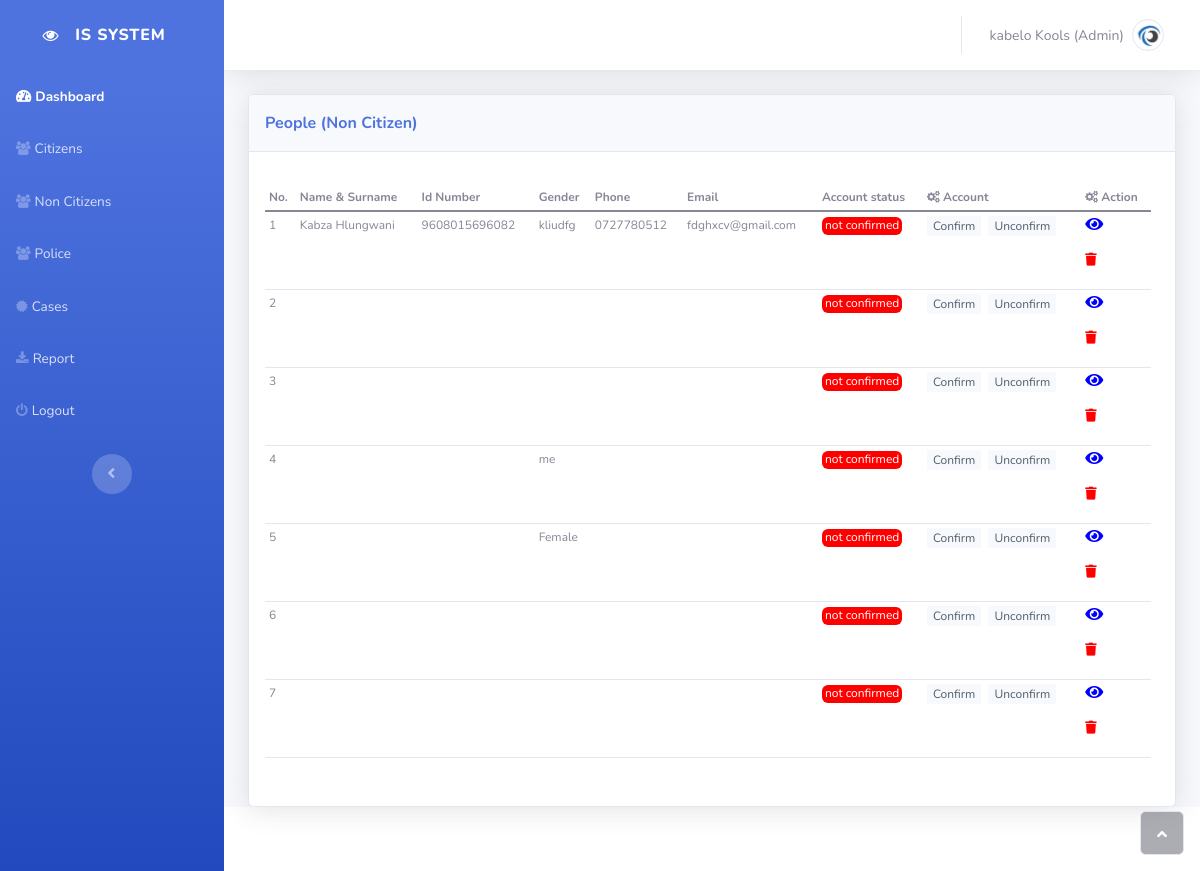
The app's page /user/admin/non_citi.php (signed in) with its own data.
### tables this page shows
CREATE TABLE `person` (
  `person_id` int(11) NOT NULL,
  `firstname` varchar(255) NOT NULL,
  `lastname` varchar(255) NOT NULL,
  `gender` varchar(255) NOT NULL,
  `dateOfbirth` date DEFAULT NULL,
  `id_number` varchar(255) NOT NULL,
  `phone` varchar(255) NOT NULL,
  `house_no` varchar(255) NOT NULL,
  `street_name` varchar(255) NOT NULL,
  `suburb` varchar(255) NOT NULL,
  `city` varchar(255) NOT NULL,
  `province` varchar(255) NOT NULL,
  `zip_code` varchar(255) NOT NULL,
  `country` varchar(255) NOT NULL,
  `keen_firstname` varchar(255) NOT NULL,
  `keen_lastname` varchar(255) NOT NULL,
  `keen_email` varchar(255) NOT NULL,
  `keen_phone` varchar(255) NOT NULL,
  `email` varchar(255) NOT NULL,
  `employee_type` varchar(255) NOT NULL,
  `password` varchar(255) NOT NULL,
  `confirmed_acc` varchar(1) NOT NULL DEFAULT '0',
  `admin_id` int(11) NOT NULL
);

### user/admin/inc/session.php (called while the page is built, shortened)
<?php
$email = $_SESSION['email'];
?>

### user/admin/non_citi.php (the view, shortened to what this page needs)
<?php include 'inc/session.php';?>
<!DOCTYPE html>
<html style="font-family: Nunito, sans-serif;">
<?php include'inc/connect.php'; ?>
<head>
    <link rel="stylesheet" href="../assets/bootstrap/css/bootstrap.min.css">
    <link rel="stylesheet" href="../assets/fonts/fontawesome-all.min.css">
    <link rel="stylesheet" href="../assets/fonts/font-awesome.min.css">
    <link rel="stylesheet" href="../assets/fonts/fontawesome5-overrides.min.css">
    <link rel="stylesheet" href="https://cdn.datatables.net/buttons/1.6.5/css/buttons.dataTables.min.css">
    <link rel="stylesheet" href="https://cdnjs.cloudflare.com/ajax/libs/datatables/1.10.21/css/dataTables.bootstrap4.min.css">
</head>
<body id="page-top" >
    <div id="wrapper">
        <nav class="navbar navbar-dark align-items-start sidebar sidebar-dark accordion bg-gradient-primary p-0">
            <div class="container-fluid d-flex flex-column p-0"><a class="navbar-brand d-flex justify-content-center align-items-center sidebar-brand m-0" href="#"><i class="fa fa-eye"></i>
                    <div class="sidebar-brand-text mx-3"><span>is system</span></div>
                </a>
                <?php include'inc/toggle.php';?>
                <div class="text-center d-none d-md-inline"><button class="btn rounded-circle border-0" id="sidebarToggle" type="button"></button></div>
            </div>
        </nav>
        <div class="d-flex flex-column" id="content-wrapper">
            <div id="content">
                <nav class="navbar navbar-light navbar-expand bg-white shadow mb-4 topbar static-top">
                    <div class="container-fluid"><button class="btn btn-link d-md-none rounded-circle me-3" id="sidebarToggleTop" type="button"><i class="fas fa-bars"></i></button>
                        <ul class="navbar-nav flex-nowrap ms-auto">
                            <li class="nav-item dropdown no-arrow">
                            <?php include'inc/nav.php';?>
                            </li>
                        </ul>
                    </div>
                </nav>
                <div class="container-fluid">
                    <div class="card shadow">
                        <div class="card-header py-3">
                            <p class="text-primary m-0 fw-bold">People&nbsp;(Non Citizen)</p>
                        </div>
                        <div class="card-body" style="font-size: 12px;">
                            <div class="table-responsive table mb-0 pt-3 pe-2">
                                <table class="table table-sm my-0 mydatatable">
                                        <thead>
                                            <tr>
                                            <th>No.</th>
                                                <th>Name & Surname</th>
                                                <th>Id Number</th>
                                                <th>Gender</th>
                                                <th>Phone</th>
                                                <th>Email</th>
                                                <th>Account status</th>
                                                <th><i class="fa fa-cogs"></i>&nbsp;Account </th>
												<th><i class="fa fa-cogs"></i>&nbsp;Action</th>
                                            </tr>
                                        </thead>
                                        <tbody>
                                        <?PHP
              $query="SELECT * from person where country !='South Africa'";
              $result=mysqli_query($conn,$query);
              $rows=mysqli_num_rows($result);
              if ($rows>0) {
                  $x=1;
                while ($rows=mysqli_fetch_array($result)) {
              ?>
              <?php
              if($rows['confirmed_acc'] == '1')
              {
                  $delivered='<span style="background: #17e305;color: rgb(255,255,255);border-radius: 6px;padding-right: 3px;padding-left: 3px;padding-bottom: 2px;padding-top: -1px;">Confirmed</span>';
              }else
              {
                $delivered='<span style="background: red;color: rgb(255,255,255);border-radius: 6px;padding-right: 3px;padding-left: 3px;padding-bottom: 2px;padding-top: -1px;">not confirmed</span>';
              }
              ?>
                                            <tr>
                                                <td><?php echo $x;?> </td>
                                                <td><?php echo $rows['firstname'].' '.$rows['lastname'];?></td>
                                                <td><?php echo $rows['id_number'];?></td>
                                                <td><?php echo $rows['gender'];?></td>
                                                <td><?php echo $rows['phone'];?></td>
                                                <td><?php echo $rows['email'];?></td>
                                                <td><?php echo $delivered;?></td>
                                                <td>
                                                <form method="post" action="confirm.php" style="display:inline-block;margin-right:4px;">
                                                    <button type="submit" style="border-radius: 0px;background: rgb(247,249,252);border-style: none;color: rgb(80,94,108);">Confirm</button>
                                                </form>
                                                <form method="post" action="notconfirm.php" style="display:inline-block;">
                                                    <button type="submit" style="border-radius: 0px;background: rgb(247,249,252);border-style: none;color: rgb(80,94,108);">Unconfirm</button>
                                                </form>
                                                </td>
												 <td>
                                                <p><a href="viewnoncity.php?value=<?php echo $rows['person_id']; ?>"><i class="fas fa-eye" style="font-size: 16px;color: blue;"></i></a>
                                                <form method="post" action="inc/del.php" style="display:inline-block;" onsubmit="return confirm('Do you really want to delete the record?');">
                                                    <button type="submit" style="background:none;border:none;padding:0;"><i class="fas fa-trash" style="font-size: 13px;color: red;"></i></button>
                                                </form>
                                            </p>
                                            </td>
                                            </tr>
                                            <?php
                                            $x++;
                }
                ?>
                                        </tbody>
                                        <?php
              }else{
                ?>
                <h3 style="text-align:center;color: rgb(75,2,59);font-size:14px">No record(s)</h3>
                <?php
              } ?>
                                    </table>
                            </div>
                        </div>
                        <div class="card-body"></div>
                    </div>
                </div>
            </div>
            <footer class="bg-white sticky-footer">
            </footer>
        </div><a class="border rounded d-inline scroll-to-top" href="#page-top"><i class="fas fa-angle-up"></i></a>
    </div>
</body>
</html>

### user/admin/inc/nav.php (shortened to what this page needs)
                    <div class="nav-item dropdown no-arrow"><a class="dropdown-toggle nav-link" aria-expanded="false" data-bs-toggle="dropdown" href="#"><span class="d-none d-lg-inline me-2 text-gray-600 small">
                    <?php
$result=mysqli_query($conn,"SELECT * from admin where email='$email'");
$rows=mysqli_num_rows($result);
if ($rows>0) {
while ($rows=mysqli_fetch_array($result)) {
echo $rows['firstname'].' '.$rows['lastname'];}}?> (Admin)</span><img class="border rounded-circle img-profile" src="assets/img/logo.png"></a>
                                </div>

### records on screen
person: firstname "Kabza", lastname "Hlungwani", id_number "9608015696082", gender "kliudfg", phone "0727780512", email "fdghxcv@gmail.com", confirmed_acc "not confirmed", $rows['person_id'] 7 (drawn)
person: confirmed_acc "not confirmed", $rows['person_id'] 8 (drawn)
person: confirmed_acc "not confirmed", $rows['person_id'] 9 (drawn)
person: gender "me", confirmed_acc "not confirmed", $rows['person_id'] 10 (drawn)
person: gender "Female", confirmed_acc "not confirmed", $rows['person_id'] 11 (drawn)
person: confirmed_acc "not confirmed", $rows['person_id'] 12 (drawn)
person: confirmed_acc "not confirmed", $rows['person_id'] 13 (drawn)

### other values on screen
$rows['firstname'] "kabelo"
$rows['lastname'] "Kools"
